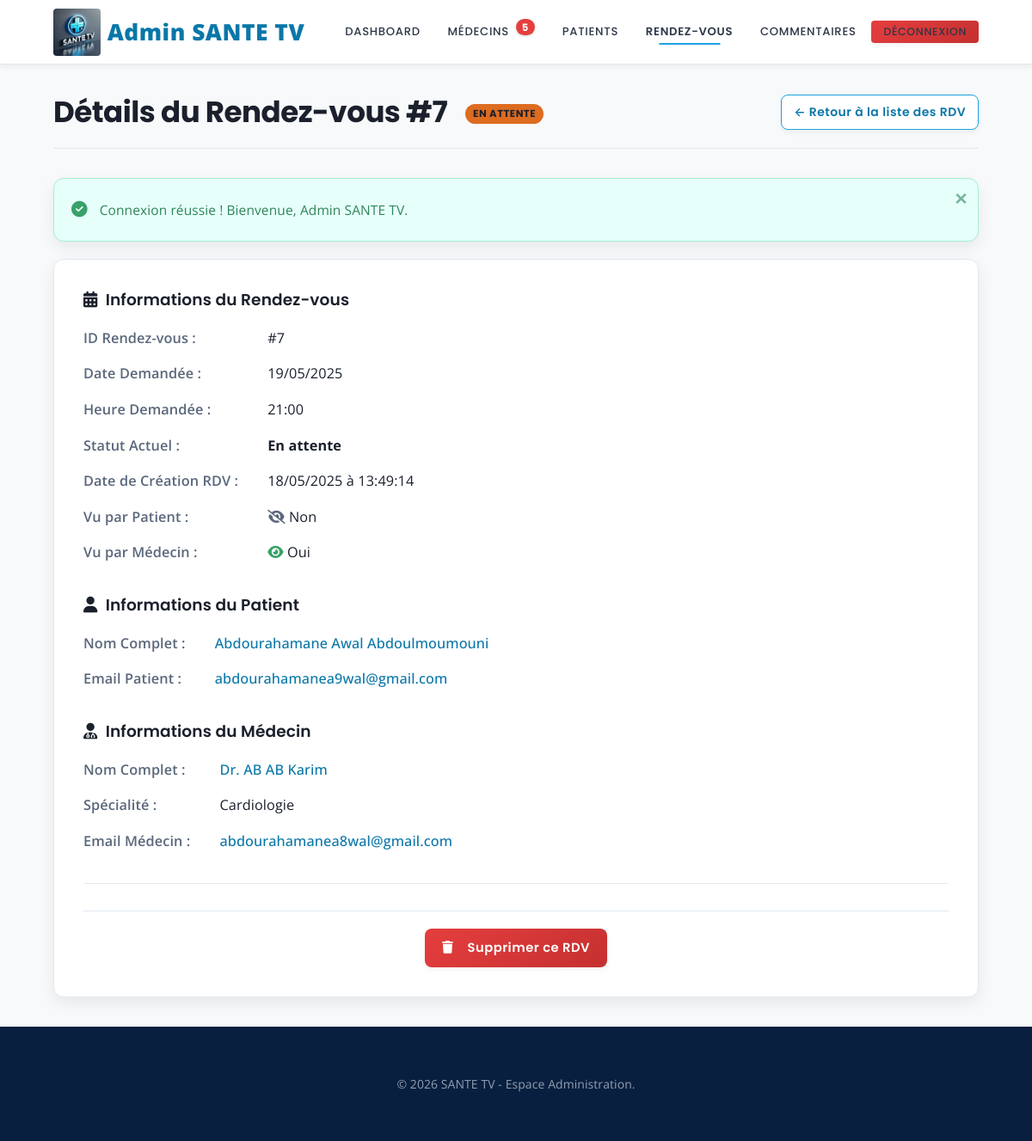
Page /admin/voir_rdv.php?id=7 (signed in) on the committed database.
### tables this page shows
CREATE TABLE `rendez_vous` (
  `id` int(11) NOT NULL,
  `medecin_id` int(11) NOT NULL,
  `patient_id` int(11) NOT NULL,
  `date_rdv` date NOT NULL,
  `heure_rdv` time NOT NULL,
  `statut` enum('en attente','confirmé','annulé','refusé','terminé') DEFAULT 'en attente',
  `motif_rdv` text DEFAULT NULL,
  `motif_annulation` text DEFAULT NULL,
  `vue_par_patient` tinyint(1) DEFAULT 0,
  `vue_par_medecin` tinyint(1) DEFAULT 0,
  `supprime_par_patient` tinyint(1) NOT NULL DEFAULT 0,
  `supprime_par_medecin` tinyint(1) NOT NULL DEFAULT 0,
  `created_at` timestamp NOT NULL DEFAULT current_timestamp(),
  `updated_at` timestamp NOT NULL DEFAULT current_timestamp() ON UPDATE current_timestamp()
);

CREATE TABLE `patients` (
  `id` int(11) NOT NULL,
  `nom` varchar(100) NOT NULL,
  `prenom` varchar(100) NOT NULL,
  `email` varchar(100) NOT NULL,
  `telephone` varchar(20) DEFAULT NULL,
  `adresse` varchar(255) DEFAULT NULL,
  `date_naissance` date DEFAULT NULL,
  `sexe` enum('Homme','Femme','Autre') DEFAULT NULL,
  `mot_de_passe` varchar(255) NOT NULL,
  `photo` varchar(255) DEFAULT NULL,
  `created_at` timestamp NOT NULL DEFAULT current_timestamp()
);

CREATE TABLE `medecins` (
  `id` int(11) NOT NULL,
  `nom` varchar(100) NOT NULL,
  `prenom` varchar(100) NOT NULL,
  `specialite` varchar(100) NOT NULL,
  `email` varchar(100) NOT NULL,
  `telephone` varchar(20) DEFAULT NULL,
  `adresse` varchar(255) DEFAULT NULL,
  `mot_de_passe` varchar(255) NOT NULL,
  `document_justificatif` varchar(255) DEFAULT NULL,
  `valide` tinyint(1) DEFAULT 0 COMMENT '0=en attente, 1=validé',
  `photo` varchar(255) DEFAULT NULL,
  `horaires` text DEFAULT NULL COMMENT 'Description textuelle des horaires',
  `latitude` decimal(10,8) DEFAULT NULL,
  `longitude` decimal(11,8) DEFAULT NULL,
  `created_at` timestamp NOT NULL DEFAULT current_timestamp()
);

### admin/voir_rdv.php (the view, shortened to what this page needs)
<?php
require '../php/db.php';
$id_rdv_view_admin = (int) $_GET['id'];
$tables_to_check_voir_rdv = ['rendez_vous', 'medecins', 'patients', 'commentaires'];
$existing_tables_voir_rdv = [];
foreach ($tables_to_check_voir_rdv as $table_voir_rdv) {
    if ($pdo->query("SHOW TABLES LIKE '$table_voir_rdv'")->rowCount() > 0) {
        $existing_tables_voir_rdv[$table_voir_rdv] = true;
    }
}
$sql_rdv_details = "SELECT
                        rv.id, rv.date_rdv, rv.heure_rdv, rv.statut, rv.motif_rdv, rv.motif_annulation,
                        rv.vue_par_patient, rv.vue_par_medecin, ";
$colonnes_rdv = $pdo->query("DESCRIBE rendez_vous")->fetchAll(PDO::FETCH_COLUMN);
$has_created_at_rdv = in_array('created_at', $colonnes_rdv);
if ($has_created_at_rdv) {
    $sql_rdv_details .= "rv.created_at AS date_creation_rdv, ";
} else {
    $sql_rdv_details .= "NULL AS date_creation_rdv, ";
}
$sql_rdv_details .= " p.id AS patient_id_val, p.nom AS patient_nom, p.prenom AS patient_prenom, p.email AS patient_email,
                      m.id AS medecin_id_val, m.nom AS medecin_nom, m.prenom AS medecin_prenom, m.email AS medecin_email, m.specialite AS medecin_specialite
                    FROM rendez_vous rv
                    JOIN patients p ON rv.patient_id = p.id
                    JOIN medecins m ON rv.medecin_id = m.id
                    WHERE rv.id = ?";
$stmt_rdv_details_admin = $pdo->prepare($sql_rdv_details);
$stmt_rdv_details_admin->execute([$id_rdv_view_admin]);
$rdv_details_data_admin = $stmt_rdv_details_admin->fetch(PDO::FETCH_ASSOC);
$flash_message_view_rdv_admin = $_SESSION['flash_message'] ?? null;
$flash_type_view_rdv_admin = $_SESSION['flash_type'] ?? '';
$nb_com_att_nav_view_rdv_admin = 0;
$nb_med_att_nav_view_rdv_admin = 0;
if (isset($existing_tables_voir_rdv['commentaires'])) {
    try { $nb_com_att_nav_view_rdv_admin = $pdo->query("SELECT COUNT(*) FROM commentaires WHERE statut = 'en attente'")->fetchColumn(); }
    catch (PDOException $e) { error_log("Erreur comptage commentaires (voir_rdv): " . $e->getMessage());}
}
if (isset($existing_tables_voir_rdv['medecins'])) {
    try { $nb_med_att_nav_view_rdv_admin = $pdo->query("SELECT COUNT(*) FROM medecins WHERE valide = 0")->fetchColumn(); }
    catch (PDOException $e) { error_log("Erreur comptage médecins (voir_rdv): " . $e->getMessage());}
}
$date_creation_rdv_display = 'N/A';
if (isset($rdv_details_data_admin['date_creation_rdv']) && !empty($rdv_details_data_admin['date_creation_rdv'])) {
    try {
        $dt_creation = new DateTime($rdv_details_data_admin['date_creation_rdv']);
        $date_creation_rdv_display = $dt_creation->format('d/m/Y à H:i:s');
    } catch (Exception $e) {  }
}
?>
<!DOCTYPE html>
<html lang="fr">
<head>
    <link rel="stylesheet" href="../assets/css/styles.css">
    <link rel="stylesheet" href="https://cdnjs.cloudflare.com/ajax/libs/font-awesome/6.5.1/css/all.min.css">
</head>
<body class="admin-view-details-page">
<header class="site-header admin-header">
    <div class="container">
        <div class="logo-branding"><a href="dashboard_admin.php" title="Tableau de Bord Admin"><img src="../assets/images/logo1.png" alt="SANTE TV Logo" id="logo-img"><span class="site-title">Admin SANTE TV</span></a></div>
        <nav class="main-navigation admin-navigation" id="main-nav">
             <ul>
                <li><a href="dashboard_admin.php" class="nav-link">Dashboard</a></li>
                <li><a href="gestion_medecins.php" class="nav-link">Médecins <?php if($nb_med_att_nav_view_rdv_admin > 0): ?><span class="badge-notification"><?= $nb_med_att_nav_view_rdv_admin ?></span><?php endif; ?></a></li>
                <li><a href="gestion_patients.php" class="nav-link">Patients</a></li>
                <li><a href="gestion_rdv.php" class="nav-link active">Rendez-vous</a></li>
                <li><a href="gestion_commentaires.php" class="nav-link">Commentaires <?php if($nb_com_att_nav_view_rdv_admin > 0): ?><span class="badge-notification"><?= $nb_com_att_nav_view_rdv_admin ?></span><?php endif; ?></a></li>
                <li><a href="deconnexion_admin.php" class="nav-link btn btn-sm btn-danger">Déconnexion</a></li>
            </ul>
        </nav>
    </div>
</header>
<main class="main-content admin-page-container section-padding">
    <div class="container">
        <div class="page-header">
            <h1 class="page-main-title">
                Détails du Rendez-vous #<?= htmlspecialchars($rdv_details_data_admin['id']) ?>
                <?php
                    $statut_rdv_admin_view = strtolower($rdv_details_data_admin['statut']);
                    $statut_class_rdv_admin_view = 'status-badge statut-' . str_replace(' ', '-', $statut_rdv_admin_view);
                    echo '<span class="' . htmlspecialchars($statut_class_rdv_admin_view) . '">' . htmlspecialchars(ucfirst($rdv_details_data_admin['statut'])) . '</span>';
                ?>
            </h1>
            <a href="gestion_rdv.php<?= !empty($_SERVER['HTTP_REFERER']) && strpos($_SERVER['HTTP_REFERER'], 'gestion_rdv.php') !== false && strpos(parse_url($_SERVER['HTTP_REFERER'], PHP_URL_PATH), 'gestion_rdv.php') !== false ? '?'.parse_url($_SERVER['HTTP_REFERER'], PHP_URL_QUERY) : '' ?>"
               class="btn btn-sm secondary-action">← Retour à la liste des RDV</a>
        </div>
        <?php if ($flash_message_view_rdv_admin): ?>
            <div class="alert alert-<?= htmlspecialchars($flash_type_view_rdv_admin) ?> alert-dismissible">
                <?= htmlspecialchars($flash_message_view_rdv_admin) ?>
                <button type="button" class="close-alert" data-dismiss="alert" aria-label="Fermer" onclick="this.parentElement.style.display='none';">×</button>
            </div>
        <?php endif; ?>
        <div class="profile-view-card card">
            <div class="details-section">
                <h3><i class="fas fa-calendar-alt icon-left"></i>Informations du Rendez-vous</h3>
                <dl class="profile-details-grid">
                    <dt>ID Rendez-vous :</dt>
                    <dd>#<?= htmlspecialchars($rdv_details_data_admin['id']) ?></dd>
                    <dt>Date Demandée :</dt>
                    <dd><?= date('d/m/Y', strtotime($rdv_details_data_admin['date_rdv'])) ?></dd>
                    <dt>Heure Demandée :</dt>
                    <dd><?= date('H:i', strtotime($rdv_details_data_admin['heure_rdv'])) ?></dd>
                    <dt>Statut Actuel :</dt>
                    <dd class="<?= htmlspecialchars(str_replace('status-badge ', '', $statut_class_rdv_admin_view)) ?>" style="font-weight:bold;"><?= htmlspecialchars(ucfirst($rdv_details_data_admin['statut'])) ?></dd>
                    <?php if ($has_created_at_rdv):  ?>
                    <dt>Date de Création RDV :</dt>
                    <dd><?= $date_creation_rdv_display ?></dd>
                    <?php endif; ?>
                    <dt>Vu par Patient :</dt>
                    <dd><?= $rdv_details_data_admin['vue_par_patient'] ? '<i class="fas fa-eye" style="color:var(--color-success);" title="Notification lue"></i> Oui' : '<i class="fas fa-eye-slash" style="color:var(--text-color-muted);" title="Notification non lue"></i> Non' ?></dd>
                    <dt>Vu par Médecin :</dt>
                    <dd><?= $rdv_details_data_admin['vue_par_medecin'] ? '<i class="fas fa-eye" style="color:var(--color-success);" title="Notification lue"></i> Oui' : '<i class="fas fa-eye-slash" style="color:var(--text-color-muted);" title="Notification non lue"></i> Non' ?></dd>
                </dl>
            </div>
            <div class="details-section">
                <h3><i class="fas fa-user icon-left"></i>Informations du Patient</h3>
                <dl class="profile-details-grid">
                    <dt>Nom Complet :</dt>
                    <dd><a href="voir_patient.php?id=<?= $rdv_details_data_admin['patient_id_val'] ?>" title="Voir le profil du patient"><?= htmlspecialchars($rdv_details_data_admin['patient_prenom'] . ' ' . $rdv_details_data_admin['patient_nom']) ?></a></dd>
                    <dt>Email Patient :</dt>
                    <dd><a href="mailto:<?= htmlspecialchars($rdv_details_data_admin['patient_email']) ?>"><?= htmlspecialchars($rdv_details_data_admin['patient_email']) ?></a></dd>
                </dl>
            </div>
            <div class="details-section">
                <h3><i class="fas fa-user-md icon-left"></i>Informations du Médecin</h3>
                <dl class="profile-details-grid">
                    <dt>Nom Complet :</dt>
                    <dd><a href="voir_medecin.php?id=<?= $rdv_details_data_admin['medecin_id_val'] ?>" title="Voir le profil du médecin">Dr. <?= htmlspecialchars($rdv_details_data_admin['medecin_prenom'] . ' ' . $rdv_details_data_admin['medecin_nom']) ?></a></dd>
                    <dt>Spécialité :</dt>
                    <dd><?= htmlspecialchars($rdv_details_data_admin['medecin_specialite']) ?></dd>
                    <dt>Email Médecin :</dt>
                    <dd><a href="mailto:<?= htmlspecialchars($rdv_details_data_admin['medecin_email']) ?>"><?= htmlspecialchars($rdv_details_data_admin['medecin_email']) ?></a></dd>
                </dl>
            </div>
            <hr style="margin: 2rem 0;">
            <div class="actions-toolbar text-center">
                <a href="supprimer_rdv.php?id=<?= $rdv_details_data_admin['id'] ?>&return_url=<?= urlencode('gestion_rdv.php' . (!empty($_SERVER['HTTP_REFERER']) && strpos($_SERVER['HTTP_REFERER'], 'gestion_rdv.php') !== false && strpos(parse_url($_SERVER['HTTP_REFERER'], PHP_URL_PATH), 'gestion_rdv.php') !== false ? '?'.parse_url($_SERVER['HTTP_REFERER'], PHP_URL_QUERY) : '')) ?>"
                   class="btn btn-danger"
                   onclick="return confirm('Supprimer définitivement ce rendez-vous ?')">
                   <i class="fas fa-trash icon-left"></i> Supprimer ce RDV
                </a>
            </div>
        </div>
    </div>
</main>
<footer class="site-footer admin-footer">
   <div class="container"><p class="copyright-text text-center">© <span id="footer-year"></span> SANTE TV - Espace Administration.</p></div>
</footer>
</body>
</html>

### admin/voir_rdv.php (style rules this page uses)
.admin-view-details-page .details-section { margin-bottom: 2rem; }
.admin-view-details-page .details-section h3 { font-size: 1.2rem; color: var(--color-primary-dark); margin-bottom: 0.75rem; padding-bottom: 0.5rem; border-bottom: 2px solid var(--color-brand-blue); display: inline-block; }
.admin-view-details-page .details-section h3 .icon-left { margin-right: 0.6rem; color: var(--color-brand-blue); }

### rows in the picture
rendez_vous: id "7", statut "EN ATTENTE", date_rdv "19/05/2025", heure_rdv "21:00", statut "En attente", created_at "18/05/2025 à 13:49:14", patient.nom "Abdourahamane Awal Abdoulmoumouni", patient.email "abdourahamanea9wal@gmail.com", medecin.nom "AB AB Karim", medecin.specialite "Cardiologie", medecin.email "abdourahamanea8wal@gmail.com"

### other values in the picture
$nb_med_att_nav_view_rdv_admin "5"
$flash_message_view_rdv_admin "Connexion réussie ! Bienvenue, Admin SANTE TV."
